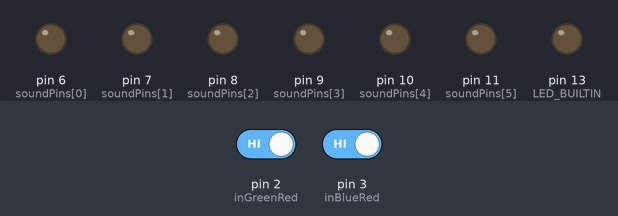
This sketch was run on a simulated Arduino Uno, built with avr-gcc and run on an emulated ATmega328P. Parts: output pins drawn as LEDs (lit = HIGH). The test bench sets the inputs (shaded band); at power-on: pin 2 (inGreenRed) HIGH, pin 3 (inBlueRed) HIGH.

Above: at 1.2 s.
1.3 s: pin 2 (inGreenRed) driven LOW
At 1.6 s:
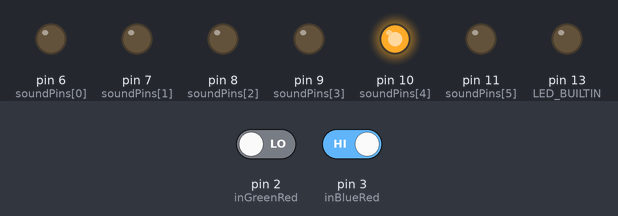
3.3 s: pin 3 (inBlueRed) driven LOW
At 3.7 s:
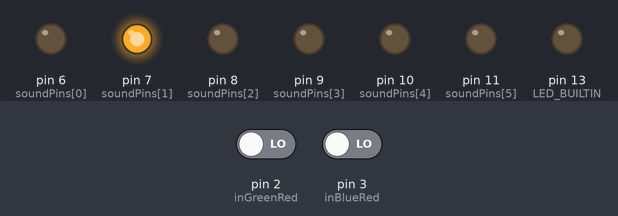
Timing chart, 0 to 6.3 s (numbered marks = the images above; inputs shaded):
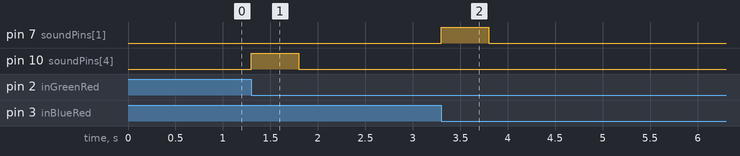

The sketch:

JeepBeeper.ino
```cpp
const int inGreenRed = 2;
const int inBlueRed = 3;
const int inBlueYellow = 4;
const int inToyLED = 5;

#define NUM_SOUNDS 6
const int soundPins[NUM_SOUNDS] = { 6, 7, 8, 9, 10, 11 };

#define SOUND_BIRD 0
#define SOUND_CATT 1
#define SOUND_BOAT 2
#define SOUND_DUCK 3
#define SOUND_SONG 4
#define SOUND_DOGE 5

#define NUM_INPUTS 4
volatile long inputChangeMS[NUM_INPUTS] = {0, 0, 0, 0};


void greenRedChange() {
  inputChangeMS[0] = millis();
}

void blueRedChange() {
  inputChangeMS[1] = millis();
}

void blueYellowChange() {
  inputChangeMS[2] = millis();
}

void toyLEDChange() {
  inputChangeMS[3] = millis();
}

void setup() {
  pinMode(inGreenRed, INPUT);
  pinMode(inBlueRed, INPUT);
  pinMode(inBlueYellow, INPUT);
  pinMode(inToyLED, INPUT);


  attachInterrupt(digitalPinToInterrupt(inGreenRed), greenRedChange, FALLING);
  attachInterrupt(digitalPinToInterrupt(inBlueRed), blueRedChange, FALLING);
  attachInterrupt(digitalPinToInterrupt(inBlueYellow), blueYellowChange, FALLING);
  attachInterrupt(digitalPinToInterrupt(inToyLED), toyLEDChange, FALLING);

  for(int i = 0; i < NUM_SOUNDS; i++) {
    pinMode(soundPins[i], OUTPUT);
  }
  pinMode(LED_BUILTIN, OUTPUT);
}

void toggleOutputPin(int pinNum, bool high) {
  switch(pinNum) {
    case 0:
    digitalWrite(soundPins[SOUND_SONG], high);
    break;

    case 1:
    digitalWrite(soundPins[SOUND_CATT], high);
    break;

    case 2:
    digitalWrite(soundPins[SOUND_DOGE], high);
    break;

    case 3:
    // LED from toy. Don't do anything else for now
    break;

    default:
    break;
  }
}

void loop() {

  for(int i = 0; i < NUM_INPUTS; i++) {
    if(inputChangeMS[i] > 0) {
      if(inputChangeMS[i] + 500 < millis()) {
        // Turn pin off
        toggleOutputPin(i, LOW);
        inputChangeMS[i] = 0;
      } else {
        // Turn pin on
        toggleOutputPin(i, HIGH);
      }

    }
  }

}
```

Measured:
- after the input at 1.3 s, pin 10 (soundPins[4]): LOW → HIGH at once, → LOW 0.50 s later
- after the input at 3.3 s, pin 7 (soundPins[1]): LOW → HIGH at once, → LOW 0.50 s later
